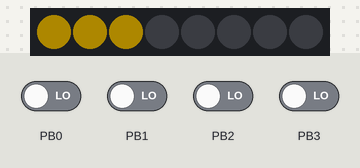
Bench run of a sketch on a simulated ATtiny85, built with avr-gcc and run on an emulated ATtiny85. On the bench: 8 RGB LEDs in strip order, left to right. Inputs (shaded band) come from the test bench; at power-on: PB0–3 LOW. Dim RGB values are drawn brighter than linear; EEPROM starts erased.

Above: at 1.3 s.
At 2.0 s:
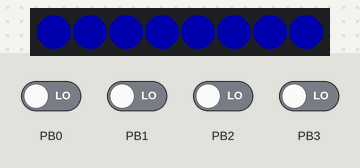
5.2 s: PB3 driven HIGH
At 6.0 s:
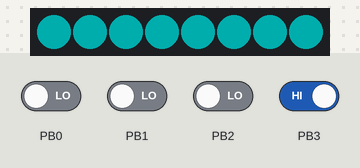
Timing chart, 0 to 8.2 s (numbered marks = the images above; inputs shaded):
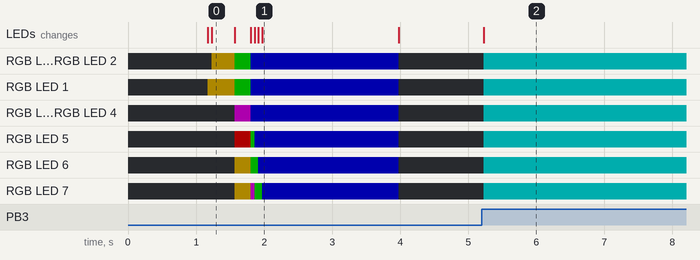

The sketch:

dmgc-ips-attiny85-plus.ino
```cpp
#include <Adafruit_NeoPixel.h>
#include <EEPROM.h>

#ifdef DMGC_SDL_ARDUINO_BUILD
#include "dmgc-utils.h"
#else
#include "src/dmgc-utils/dmgc-utils.h"
#endif

// Which pin on the Arduino is connected to the NeoPixels?
#define OUT           PCINT4 // PB4

/* Button mapper and poller */
DMGC_UTILS::ButtonHandler buttons;
DMGC_UTILS::Button * NAVIGATION = NULL,
                   * LEFT = NULL,
                   * RIGHT = NULL,
                   * SELECT = NULL;

#define NUMPIXELS 8 // Popular NeoPixel ring size

Adafruit_NeoPixel pixels(NUMPIXELS, OUT, NEO_GRB + NEO_KHZ800);

volatile uint8_t brightness;
volatile uint8_t color_type;
const uint8_t    COLOR_QTY  = 9;
const uint8_t    DEBOUNCE_DELAY = 50;
const uint8_t    BRIGHTNESS_INC = 5;
const uint8_t    MIN_BRIGHTNESS = 5;
const uint8_t    MAX_BRIGHTNESS = 50;

volatile uint8_t brightness_change_flag = 0;

// cycles through different colors:    red  org  ylw  grn  cyan blue purp wht  off
volatile uint8_t red[COLOR_QTY]   =  { 255, 255, 255, 0,   0,   0,   255, 255, 0};
volatile uint8_t green[COLOR_QTY] =  { 0,   100, 200, 255, 255, 0,   0,   255, 0};
volatile uint8_t blue[COLOR_QTY]  =  { 0,   0,   0,   0,   255, 255, 255, 255, 0};

void setup() {

  // Add buttons
  // Inputs *MUST NOT* use ATTINY's pull-ups. These will rely on the GBC CPU's internal pull-ups to 3.3V. The ATTINY is powered by 5V!!
  NAVIGATION = buttons.add(PCINT3);
  LEFT = buttons.add(PCINT2);
  RIGHT = buttons.add(PCINT1);
  SELECT = buttons.add(PCINT0);

  pixels.begin();

  EEPROM.get(0, brightness);
  EEPROM.get(1, color_type);

  // Check if EPROM data was corrupted, set brightness to max or min values
  if (brightness>MAX_BRIGHTNESS){
    brightness=MAX_BRIGHTNESS;
  }
  if (brightness<MIN_BRIGHTNESS){
    brightness=MIN_BRIGHTNESS;
  }

  pixels.setBrightness(brightness);

  // Poll buttons
  buttons.poll(HIGH);

  // Skip intro if nav switch is pushed in
  if (NAVIGATION->getState() == DMGC_UTILS::Button::UP)
  {
#if DMGC_SDL_ARDUINO_BUILD
    // Skip intro/outro delays
    DMGC_UTILS::dmgc_intro(pixels, true);
#else
    DMGC_UTILS::dmgc_intro(pixels);
#endif
  }else{
    while(1){
#if DMGC_SDL_ARDUINO_BUILD
    // So we can get out of this mess if pressed
    buttons.poll(HIGH);
    if (NAVIGATION->isClicked()) exit(0);
    delay(DEBOUNCE_DELAY);
#endif
    };
  }
}

void loop() {
  outputLED(color_type);

  // Poll the buttons
  buttons.poll(HIGH);

  // Down or hold
  if (NAVIGATION->isDown()){
    if (LEFT->isClicked()) {
      brightness_change_flag = 1;
      if(brightness-BRIGHTNESS_INC<MIN_BRIGHTNESS){
        brightness=MIN_BRIGHTNESS;
      }else{
        brightness=brightness-BRIGHTNESS_INC;
      }
      pixels.setBrightness(brightness);
      outputLED(color_type);
    }
    if (RIGHT->isClicked()) {
      brightness_change_flag = 1;
      if(brightness+BRIGHTNESS_INC>MAX_BRIGHTNESS){
        brightness=MAX_BRIGHTNESS;
      }else{
        brightness=brightness+BRIGHTNESS_INC;
      }
      pixels.setBrightness(brightness);
      outputLED(color_type);
    }
  }
  // Released
  if (NAVIGATION->isClicked()){
    if (brightness_change_flag != 1)
    {
      color_type = ((color_type + 1) % COLOR_QTY);
      outputLED(color_type);
    }
    brightness_change_flag = 0;

    // Save brightness and color setting to EPROM
    EEPROM.put(0,brightness);
    EEPROM.put(1,color_type);
  }
  delay(DEBOUNCE_DELAY);
}

void outputLED(uint8_t x){
  for(int i=0; i<NUMPIXELS; i++) { // For each pixel...
    pixels.setPixelColor(i, pixels.Color(red[x],green[x],blue[x]));
    pixels.show();   // Send the updated pixel colors to the hardware.
  }
}
```

Measured:
- after the input at 5.2 s, RGB LED 0–7: off → RGB(0, 50, 50) at once; the LEDs: change at once (image 2)
- what the display in image 1 shows lasts 2.0 s, from 2.0 s to 4.0 s
